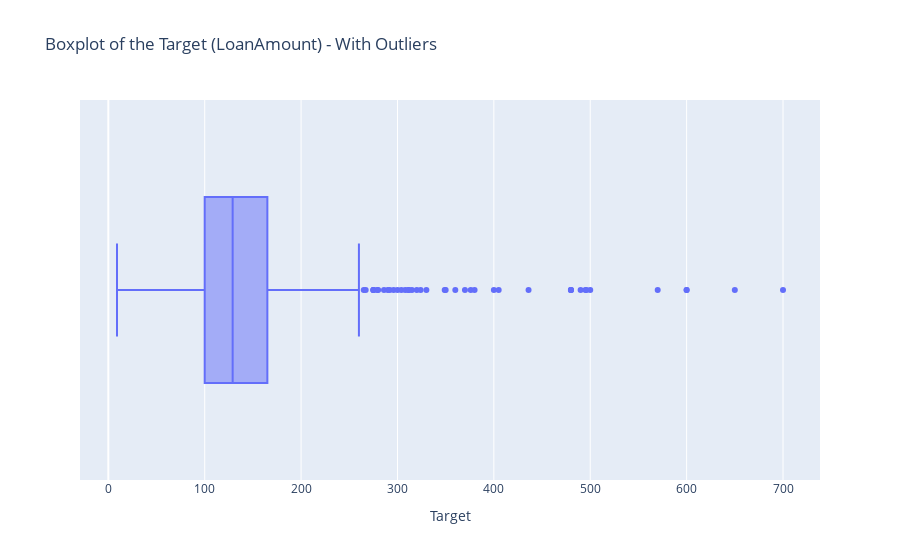

Notebook code cell kept with this figure:
### Markdown cell above
Outlier treatment:

### Code cell
# Importing necessary libraries
import plotly.express as px
# Creating a boxplot using Plotly Express
fig = px.box(
    data_frame=Outlier_table,
    x='LoanAmount',
    orientation='h',
    title='Boxplot of the Target (LoanAmount) - With Outliers'
)
 
# Updating layout with axis title
fig.update_layout(xaxis_title='Target')
 
# Displaying the plot
fig.show()

### Figure 1 — Plotly figure (JSON) as saved in the notebook; plotly's stock layout.template omitted (floating-point values rounded to 4 significant figures; data arrays with more than 128 entries replaced by an {"elided": "..."} marker saying what was removed)
{"data": [{"alignmentgroup": "True", "hovertemplate": "LoanAmount=%{x}<extra></extra>", "legendgroup": "", "marker": {"color": "#636efa"}, "name": "", "notched": false, "offsetgroup": "", "orientation": "h", "showlegend": false, "type": "box", "x": {"elided": "614 float values"}, "x0": " ", "xaxis": "x", "y0": " ", "yaxis": "y"}], "layout": {"boxmode": "group", "legend": {"tracegroupgap": 0}, "title": {"text": "Boxplot of the Target (LoanAmount) - With Outliers"}, "xaxis": {"anchor": "y", "domain": [0, 1], "title": {"text": "Target"}}, "yaxis": {"anchor": "x", "domain": [0, 1]}}}
